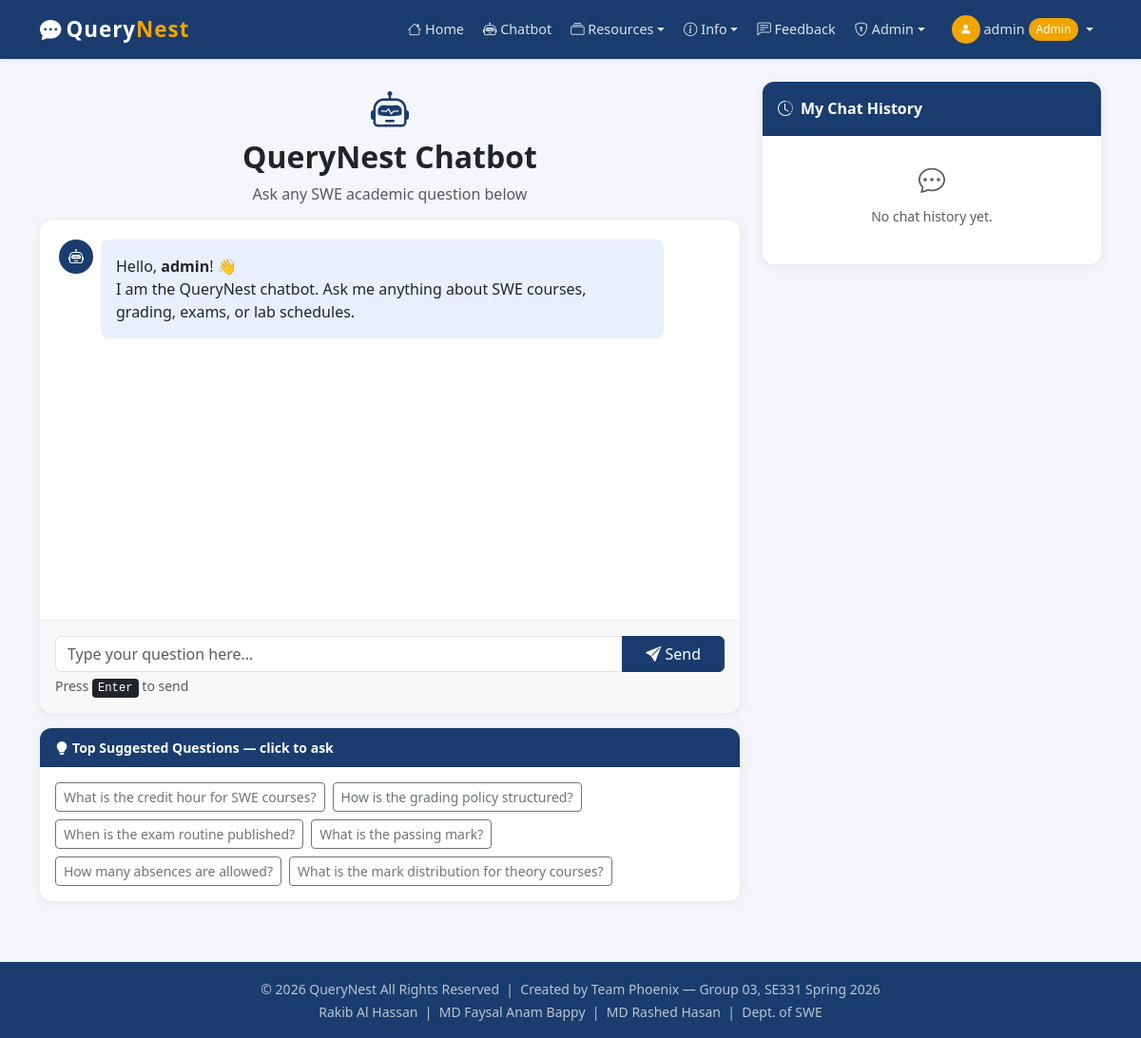
Screenshot of /chatbot (signed in) with the database file from the repository.
### tables this page shows
CREATE TABLE faqs (
            faq_id    INTEGER PRIMARY KEY AUTOINCREMENT,
            question  TEXT NOT NULL,
            answer    TEXT NOT NULL,
            keywords  TEXT,
            category  TEXT
        );

### app.py (the view)
@app.route('/chatbot')
@login_required
def chatbot():
    conn = get_db()
    top_faqs = conn.execute('''
        SELECT f.question, f.category, COUNT(ch.chat_id) as cnt
        FROM faqs f LEFT JOIN chat_history ch ON ch.matched_faq = f.question
        GROUP BY f.faq_id ORDER BY cnt DESC LIMIT 6
    ''').fetchall()
    history = conn.execute('''
        SELECT * FROM chat_history WHERE user_id=? ORDER BY timestamp DESC LIMIT 50
    ''', (session['user_id'],)).fetchall()
    conn.close()
    return render_template('chatbot.html', suggestions=top_faqs, history=history)

### app.py (called while the page is built)
def get_db():
    conn = sqlite3.connect(DB_PATH)
    conn.row_factory = sqlite3.Row
    return conn

def login_required(f):
    @wraps(f)
    def decorated(*args, **kwargs):
        if 'user_id' not in session:
            flash('Please log in first.', 'warning')
            return redirect(url_for('login'))
        return f(*args, **kwargs)
    return decorated

### templates/chatbot.html (shortened to what this page needs)
{% extends "base.html" %}
{% block content %}
<div class="row g-4">
  <div class="col-lg-8">
    <div class="text-center mb-3">
      <div class="fs-1" style="color:var(--primary);"><i class="bi bi-robot"></i></div>
      <h2 class="fw-bold">QueryNest Chatbot</h2>
      <p class="text-muted">Ask any SWE academic question below</p>
    </div>
    <div class="card mb-3">
      <div class="card-body p-0">
        <div id="chat-box"
             style="height:420px; overflow-y:auto; padding:20px; display:flex; flex-direction:column; gap:12px;">
          <div class="d-flex gap-2 align-items-start">
            <div class="rounded-circle d-flex align-items-center justify-content-center flex-shrink-0"
                 style="width:36px;height:36px;background:var(--primary);color:#fff;font-size:1rem;">
              <i class="bi bi-robot"></i>
            </div>
            <div class="p-3 rounded-3" style="background:#e9f0fb; max-width:85%;">
              <p class="mb-0">Hello, <strong>{{ session.user_name }}</strong>! 👋<br>
              I am the QueryNest chatbot. Ask me anything about SWE courses, grading, exams, or lab schedules.</p>
            </div>
          </div>
        </div>
      </div>
      <div class="card-footer p-3" style="border-top:1px solid #eee;">
        <div class="input-group">
          <input type="text" id="user-input" class="form-control"
                 placeholder="Type your question here..." autocomplete="off" />
          <button class="btn btn-primary px-4" id="send-btn" onclick="sendMessage()">
            <i class="bi bi-send-fill"></i> Send
          </button>
        </div>
        <small class="text-muted mt-1 d-block">Press <kbd>Enter</kbd> to send</small>
      </div>
    </div>
    {% if suggestions %}
    <div class="card mb-3">
      <div class="card-header py-2" style="background:var(--primary);color:#fff;">
        <small><i class="bi bi-lightbulb-fill me-1"></i><strong>Top Suggested Questions — click to ask</strong></small>
      </div>
      <div class="card-body p-3 d-flex flex-wrap gap-2">
        {% for s in suggestions %}
        <button class="btn btn-outline-secondary btn-sm" onclick="askSuggestion(this.innerText)">
          {{ s.question }}
        </button>
        {% endfor %}
      </div>
    </div>
    {% endif %}
  </div>
  <div class="col-lg-4">
    <div class="card">
      <div class="card-header py-3" style="background:var(--primary);color:#fff;">
        <span class="fw-bold"><i class="bi bi-clock-history me-2"></i>My Chat History</span>
      </div>
      <div class="card-body p-0" style="max-height:540px;overflow-y:auto;">
        {% if history %}
          {% for h in history %}
          <div class="px-3 py-2 border-bottom">
            <div class="small fw-semibold text-truncate" title="{{ h.message }}">
              <i class="bi bi-person-fill text-warning me-1"></i>{{ h.message[:60] }}{% if h.message|length > 60 %}…{% endif %}
            </div>
            <div class="small text-muted text-truncate">
              <i class="bi bi-robot text-primary me-1"></i>{{ h.response[:60] }}{% if h.response|length > 60 %}…{% endif %}
            </div>
            <div class="d-flex justify-content-between mt-1">
              <small class="text-muted" style="font-size:.72rem;"><i class="bi bi-calendar3 me-1"></i>{{ h.timestamp }}</small>
              {% if h.rating == 'helpful' %}
                <span class="badge bg-success" style="font-size:.7rem;"><i class="bi bi-hand-thumbs-up"></i> Helpful</span>
              {% elif h.rating == 'not_helpful' %}
                <span class="badge bg-danger" style="font-size:.7rem;"><i class="bi bi-hand-thumbs-down"></i> Not Helpful</span>
              {% endif %}
            </div>
          </div>
          {% endfor %}
        {% else %}
          <div class="text-center text-muted py-4">
            <i class="bi bi-chat-dots fs-3"></i>
            <p class="mt-2 small">No chat history yet.</p>
          </div>
        {% endif %}
      </div>
    </div>
  </div>
</div>
{% endblock %}

### templates/base.html (style rules this page uses)
:root { --primary:#1a3c6e; --accent:#f0a500; }
body { background:#f4f6fb; font-family:'Segoe UI',sans-serif; }
.btn-primary { background:var(--primary); border-color:var(--primary); }
.card { border:none; border-radius:12px; box-shadow:0 2px 12px rgba(0,0,0,.07); }
.card-header { border-radius:12px 12px 0 0 !important; }

### rows the page displays
faqs: question "What is the credit hour for SWE courses?"
faqs: question "How is the grading policy structured?"
faqs: question "When is the exam routine published?"
faqs: question "What is the passing mark?"
faqs: question "How many absences are allowed?"
faqs: question "What is the mark distribution for theory courses?"

### other values shown
{{ session.user_name }} "admin"
